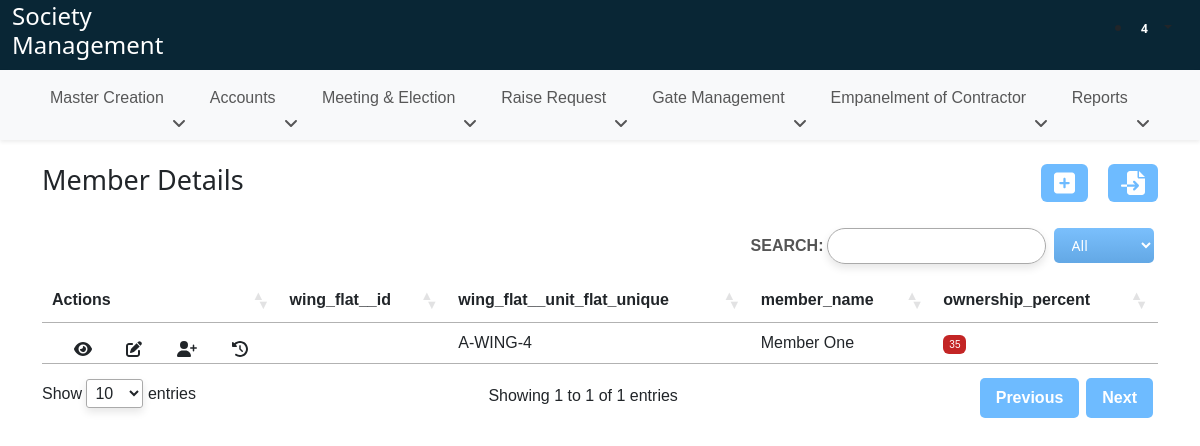
Before: /member-details-view/ with the older database file.
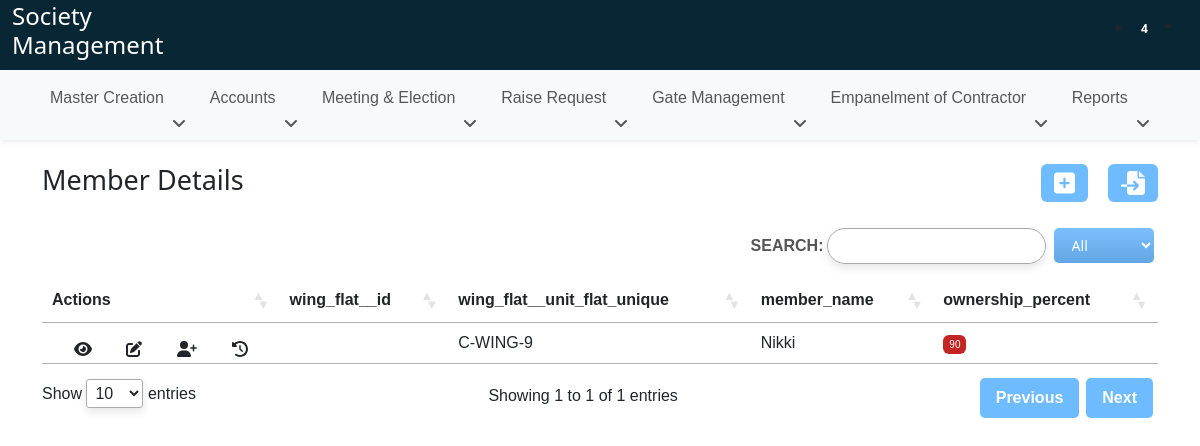
After: the same page with the newer database file.
### Society/models.py (models this page shows, shortened)
class MemberMasterCreation(models.Model):
    wing_flat = models.ForeignKey(SocietyUnitFlatCreation, on_delete=models.CASCADE, verbose_name="Flat No.")
    member_name = models.CharField(max_length=200, null=True, blank=True, verbose_name="Name")
    ownership_percent = models.IntegerField(null=True, blank=True, verbose_name="Ownership %")
    member_position = models.CharField(max_length=200, null=True, blank=True, verbose_name="Position")
    member_dob = models.DateField(null=True, blank=True, verbose_name="DOB")
    member_pan_no = models.CharField(max_length=200, null=True, blank=True, verbose_name="PAN No.")
    member_aadhar_no = models.CharField(max_length=200, null=True, blank=True, verbose_name="Aadhar No.")
    member_address = models.CharField(max_length=200, null=True, blank=True, verbose_name="Address")
    member_state = models.CharField(max_length=200, null=True, blank=True, verbose_name="State")
    member_pin_code = models.CharField(max_length=200, null=True, blank=True, verbose_name="Pin Code")
    member_email = models.EmailField(null=True, blank=True, verbose_name="Email")
    member_contact = models.CharField(max_length=200, null=True, blank=True, verbose_name="Contact No.")
    member_emergency_contact = models.CharField(max_length=200, null=True, blank=True, verbose_name="Emerg. Contact No.")
    member_occupation = models.CharField(max_length=200, null=True, blank=True, verbose_name="Occupation")
    member_is_primary = models.BooleanField(default = False, null=True, blank=True, verbose_name="Primary")
    date_of_admission = models.DateField(null=True, blank=True)
    age_at_date_of_admission = models.IntegerField(null=True, blank=True)
    sales_agreement = models.FileField(upload_to='files/', null=True, blank=True)
    other_attachment = models.FileField(upload_to='files/', null=True, blank=True)
    date_of_entrance_fees = models.DateField(null=True, blank=True)
    date_of_cessation = models.DateField(null=True, blank=True)
    reason_for_cessation = models.CharField(max_length=200, null=True, blank=True)
    flat_status = models.CharField(max_length=200, null=True, blank=True)
    same_flat_member_identification = models.CharField(max_length=100, null=True, blank=True)

### Society/views.py (the view, shortened to what this page needs)
# urls.py: path('member-details-view/', views.member_details_view, name="member_details_view"),
def member_details_view(request):
    flat_numbers_queryset = SocietyUnitFlatCreation.objects.values_list("unit", "flat")
    wing_flat_no = {
        "": "Select Flat No",
        **{f"{wing}-{flat}": f"{wing}-{flat}" for wing, flat in flat_numbers_queryset}
    }
    model_fields = MemberMasterCreation._meta.get_fields()
    member_data_label = [
        "wing_flat__id", "wing_flat__unit_flat_unique", "member_name", "ownership_percent", "member_position", "member_dob",
        "member_pan_no", "member_aadhar_no", "member_address", "member_state", "member_pin_code",
        "member_email", "member_contact", "member_emergency_contact", "member_occupation",
        "member_is_primary", "date_of_admission", "date_of_entrance_fees", "date_of_cessation", "reason_for_cessation",
        "flat_status"
    ]
    data = [field.name for field in model_fields if field.name not in ['wing_flat']]
    member_details = MemberMasterCreation.objects.filter(Q(member_is_primary=True), Q(date_of_cessation__isnull=True)).values(
        "wing_flat__id", "wing_flat__unit_flat_unique", "member_name", "ownership_percent", "member_position", "member_dob",
        "member_pan_no", "member_aadhar_no", "member_address", "member_state", "member_pin_code",
        "member_email", "member_contact", "member_emergency_contact", "member_occupation",
        "member_is_primary", "date_of_admission", "date_of_entrance_fees", "date_of_cessation", "reason_for_cessation",
        "flat_status"
    )
    flat_id = None
    return render(request, "member_master_table.html", {
        "member_data_label": member_data_label,
        "member_details": member_details,
        "flat_id": flat_id
    })

### templates/member_master_table.html (shortened to what this page needs)
{% extends 'base.html' %}
{% load static %}
{% block body %}
<div class="container">
    <div class="member-title mt-4 d-flex" style="justify-content: space-between;">
        <h3 class="lead" style="font-size: 27px;">Member Details</h3>
        <div class="gap-4">
            <a href="{% url 'member_master' %}" class="btn me-3" style="background-color: #6ebbff; color:white;">
                <i class="fa-solid fa-square-plus fa-xl"></i>
            </a>
            <a href="" class="btn" style="background-color: #6ebbff; color:white;">
                <i class="fa-solid fa-file-import fa-xl"></i>
            </a>
        </div>
    </div>
    <div class="mt-4">
        <table id="example" class="display dt-table order-column" style="width:100%">
            <thead>
                <tr>
                    <th class="exclude-print">Actions</th>
                    {% for item in member_data_label %}
                    {% if item == "ID" %}
                    <th hidden>{{ item }}============</th>
                    {% else %}
                    <th>{{ item }}</th>
                    {% endif %}
                    {% endfor %}
                </tr>
            </thead>
            <tbody>
                {% for item in member_details %}
                <tr>
                    <td class="d-flex" style="justify-content: space-evenly;">
                        <button type="button" class="btn" data-bs-toggle="modal" data-bs-target="#exampleModal"
                            onclick="updateMemberDetails(`{{item.wing_flat__id}}`)"><i
                                class="fa-solid fa-eye"></i></button>
                        <button type="button" class="btn" data-bs-toggle="modal" data-bs-target="#exampleModalEdit"
                            onclick="editMemberDetails(`{{item.wing_flat__id}}`)"><i
                                class="fa-solid fa-pen-to-square"></i></button>
                        <button title="Add Member" type="button" data-bs-toggle="modal" data-bs-target="#addMemberModal"
                            onclick="addMemberDetails(`{{item.wing_flat__id}}`)" class="btn"><i
                                class="fa-solid fa-user-plus"></i></button>
                        <button title="View History" type="button" data-bs-toggle="modal" data-bs-target="#historyModal"
                            onclick="flatHistoryDetails(`{{item.wing_flat__id}}`)" class="btn">
                            </button>
                    </td>
                    <td>{{ item.id }}</td>
                    <td>{{ item.wing_flat__unit_flat_unique }}</td>
                    <td>{{ item.member_name }}</td>
                    {% if item.ownership_percent < 100 %} <td><span
                            style="background-color: #c32525; color: white; font-size: 10px; padding: 4px 6px; border-radius: 6px;">
                            {{item.ownership_percent }}</span></td>
                        {% else %}
                        <td><span
                                style="background-color: green; color: white; font-size: 10px; padding: 3px; border-radius: 6px;">
                                {{item.ownership_percent }}</span></td>
                        {% endif %}
                </tr>
                {% endfor %}
            </tbody>
        </table>
    </div>
    {% endblock body %}

### templates/base.html (shortened to what this page needs)
{% load static %}
<!DOCTYPE html>
<html lang="en">
<head>
    <link href="https://cdn.jsdelivr.net/npm/bootstrap@5.3.2/dist/css/bootstrap.min.css" rel="stylesheet"
>
    <link rel="stylesheet" href="https://cdnjs.cloudflare.com/ajax/libs/font-awesome/6.4.2/css/all.min.css"
 />
    <link rel="stylesheet" href="{% static '/css/society_common.css' %}">
    <link rel="stylesheet" href="https://cdnjs.cloudflare.com/ajax/libs/toastr.js/latest/toastr.min.css">
    <link rel="stylesheet" href="https://cdn.datatables.net/1.13.7/css/jquery.dataTables.min.css">
    <link rel="stylesheet" href="https://cdn.datatables.net/fixedcolumns/4.3.0/css/fixedColumns.dataTables.min.css">
    <link rel="stylesheet" href="https://cdn.datatables.net/buttons/2.4.2/css/buttons.dataTables.min.css">
    <link rel="stylesheet" href="https://cdn.datatables.net/searchbuilder/1.6.0/css/searchBuilder.dataTables.min.css">
    <link rel="stylesheet" href="https://cdn.datatables.net/datetime/1.5.1/css/dataTables.dateTime.min.css">
</head>
<body>
    <div class="header">
        <div class="container-fluid d-flex" style="background-color: #092635; height: 70px;">
            <div class="d-flex align-items-center gap-2">
                <div class="logo-topbar">
                    <a href="#" style="text-decoration: none;">
                        <h4 style="color: #fff;">Society<br> Management</h4>
                    </a>
                </div>
            </div>
            <ul class="align-items-center ms-auto me-3 d-flex gap-3">
                <li class="dropdown notification-list">
                    <a class="nav-link dropdown-toggle arrow-none" data-bs-toggle="dropdown" href="#" role="button"
                        aria-haspopup="false" aria-expanded="false">
                        <span class="noti-icon-badge badge text-bg-purple">4</span>
                    </a>
                </li>
            </ul>
        </div>
    </div>
    <div class="top-navbar">
        <nav class="navbar shadow-sm navbar-expand-lg bg-body-tertiary">
            <div class="container">
                <div class="collapse navbar-collapse" id="navbarSupportedContent">
                    <ul class="navbar-nav gap-2 ms-auto me-auto mb-2 mb-lg-0"
                        style="font-family: 'Calibri', sans-serif;">
                        <li class="nav-item dropdown">
                            <a class="nav-link hoverMe" href="#" role="button" data-bs-toggle="dropdown"
                                aria-expanded="false">
                                Master Creation &nbsp;<i class="fa-solid fa-angle-down float-end"
                                    style="padding-top: 6px;"></i>
                            </a>
                        </li>
                        <li class="nav-item dropdown">
                            <a class="nav-link" href="#" role="button" data-bs-toggle="dropdown" aria-expanded="false">
                                Accounts &nbsp;<i class="fa-solid fa-angle-down float-end"
                                    style="padding-top: 6px;"></i>
                            </a>
                        </li>
                        <li class="nav-item dropdown">
                            <a class="nav-link " href="#" role="button" data-bs-toggle="dropdown" aria-expanded="false">
                                Meeting & Election &nbsp;<i class="fa-solid fa-angle-down float-end"
                                    style="padding-top: 6px;"></i>
                            </a>
                        </li>
                        <li class="nav-item dropdown">
                            <a class="nav-link " href="#" role="button" data-bs-toggle="dropdown" aria-expanded="false">
                                Raise Request &nbsp;<i class="fa-solid fa-angle-down float-end"
                                    style="padding-top: 6px;"></i>
                            </a>
                        </li>
                        <li class="nav-item dropdown">
                            <a class="nav-link " href="#" role="button" data-bs-toggle="dropdown" aria-expanded="false">
                                Gate Management &nbsp;<i class="fa-solid fa-angle-down float-end"
                                    style="padding-top: 6px;"></i>
                            </a>
                        </li>
                        <li class="nav-item dropdown">
                            <a class="nav-link " href="#" role="button" data-bs-toggle="dropdown" aria-expanded="false">
                                Empanelment of Contractor &nbsp;<i class="fa-solid fa-angle-down float-end"
                                    style="padding-top: 6px;"></i>
                            </a>
                        </li>
                        <li class="nav-item dropdown">
                            <a class="nav-link " href="#" role="button" data-bs-toggle="dropdown" aria-expanded="false">
                                Reports &nbsp;<i class="fa-solid fa-angle-down float-end" style="padding-top: 6px;"></i>
                            </a>
                        </li>
                    </ul>
                </div>
            </div>
        </nav>
    </div>
    {% block body %}
    {% endblock body %}
</body>
</html>

### static/css/society_common.css (style rules this page uses)
* { margin: 0; padding: 0 }
th, td { white-space: nowrap; }
.dt-table th, .dt-table td { white-space: nowrap; }
table.dataTable tbody th, table.dataTable tbody td { height: 20px; }
table { border-collapse: collapse; width: 100%; font-family: 'Calibri', sans-serif; }
thead th { padding: 10px; text-align: left; font-weight: bold; }
thead th:nth-child(1), thead th:nth-child(2) { position: sticky; left: 0; z-index: 2; }
table { box-shadow: 0 4px 8px rgba(0, 0, 0, 0.1); }
thead .sorting, thead .sorting_asc, thead .sorting_desc { background: none; }
thead .sorting::before, thead .sorting_asc::before, thead .sorting_desc::before { font-family: 'Font Awesome 6 Free'; font-weight: 900; content: '\f0dc'; margin-right: 5px; }
table.dt-table tbody th, table.dt-table tbody td { background-color: #fff !important; }
* { box-sizing: border-box; margin: 0; padding: 0; }

Changed rows visible on the page:
removed MemberMasterCreation: wing_flat__unit_flat_unique "A-WING-4", member_name "Member One", ownership_percent "35"
added MemberMasterCreation: wing_flat__unit_flat_unique "C-WING-9", member_name "Nikki", ownership_percent "90"
